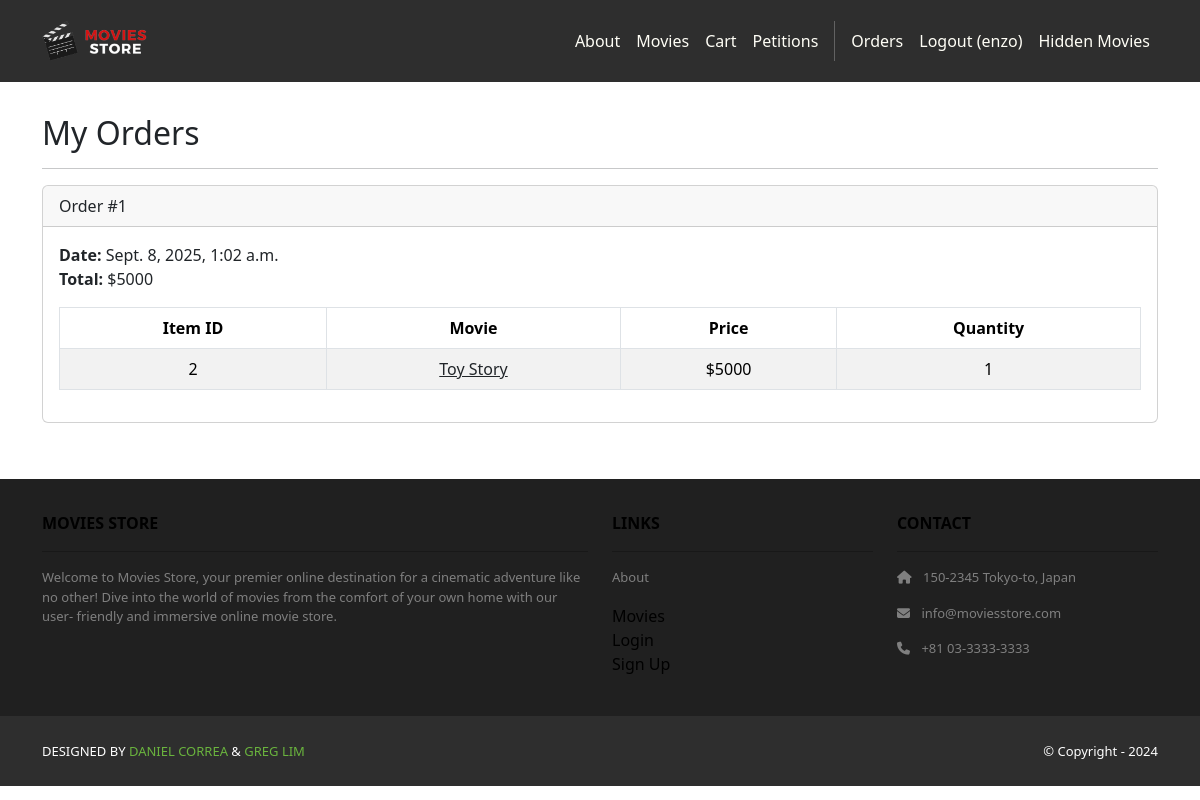
Page /accounts/orders/ (signed in) on the committed database.
### cart/models.py (models this page shows, shortened)
class Order(models.Model):
    id = models.AutoField(primary_key=True)
    total = models.IntegerField()
    date = models.DateTimeField(auto_now_add=True)
    user = models.ForeignKey(User,
        on_delete=models.CASCADE)

class Item(models.Model):
    id = models.AutoField(primary_key=True)
    price = models.IntegerField()
    quantity = models.IntegerField()
    order = models.ForeignKey(Order,
        on_delete=models.CASCADE)
    movie = models.ForeignKey(Movie,
        on_delete=models.CASCADE)

### movies/models.py (models this page shows, shortened)
class Movie(models.Model):
    id = models.AutoField(primary_key=True)
    name = models.CharField(max_length=255)
    price = models.IntegerField()
    description = models.TextField()
    image = models.ImageField(upload_to='movie_images/')
    hidden_by = models.ManyToManyField(User, related_name='hidden_movies', blank=True)

### accounts/views.py (the view)
# urls.py: path('orders/', views.orders, name='accounts.orders'),
@login_required
def orders(request):
    template_data = {}
    template_data['title'] = 'Orders'
    template_data['orders'] = request.user.order_set.all()
    return render(request, 'accounts/orders.html', {'template_data': template_data})

### accounts/templates/accounts/orders.html
{% extends 'base.html' %}
{% block content %}
<div class="p-3">
  <div class="container">
    <div class="row mt-3">
      <div class="col mx-auto mb-3">
        <h2>My Orders</h2>
        <hr />
        {% for order in template_data.orders %}
        <div class="card mb-4">
          <div class="card-header">
            Order #{{ order.id }}
          </div>
          <div class="card-body">
            <b>Date:</b> {{ order.date }}<br />
            <b>Total:</b> ${{ order.total }}<br />
            <table class="table table-bordered
              table-striped text-center mt-3">
              <thead>
                <tr>
                  <th scope="col">Item ID</th>
                  <th scope="col">Movie</th>
                  <th scope="col">Price</th>
                  <th scope="col">Quantity</th>
                </tr>
              </thead>
              <tbody>
                {% for item in order.item_set.all %}
                <tr>
                  <td>{{ item.movie.id }}</td>
                  <td>
                    <a class="link-dark"
                      href="{% url 'movies.show'
                      id=item.movie.id %}">
                      {{ item.movie.name }}
                    </a>
                  </td>
                  <td>${{ item.movie.price }}</td>
                  <td>{{ item.quantity }}</td>
                </tr>
                {% endfor %}
              </tbody>
            </table>
          </div>
        </div>
        {% endfor %}
      </div>
    </div>
  </div>
</div>
{% endblock content %}

### moviesstore/templates/base.html (shortened to what this page needs)
<!DOCTYPE html>
<html>
    {% load static %}
  <head>
    <link href="https://cdn.jsdelivr.net/npm/bootstrap@5.3.3/dist/css/bootstrap.min.css" rel="stylesheet">
    <link rel="stylesheet" href="https://cdnjs.cloudflare.com/ajax/libs/font-awesome/6.1.1/css/all.min.css">
    <link rel="stylesheet" type="text/css" href="{% static 'css/style.css' %}">
  </head>
  <body>
    <nav class="p-3 navbar navbar-dark bg-dark
         navbar-expand-lg">
      <div class="container">
        <a class="navbar-brand"
           href="{% url 'home.index' %}">
          <img src="{% static 'img/logo.png' %}" alt="logo"
               height="40" />
        </a>
        <div class="collapse navbar-collapse"
             id="navbarNavAltMarkup">
          <div class="navbar-nav ms-auto navbar-ml">
            <a class="nav-link"
               href="{% url 'home.about' %}">About</a>
            <a class="nav-link"
              href="{% url 'movies.index' %}">Movies</a>
            <a class="nav-link"
              href="{% url 'cart.index' %}">Cart</a>
            <a class="nav-link"
              href="{% url 'movies.petition_list' %}">Petitions</a>
            {% if user.is_authenticated %}
            <a class="nav-link"
              href="{% url 'accounts.orders' %}">Orders
            </a>
            <a class="nav-link"
              href="{% url 'accounts.logout' %}">Logout ({{user.username }})</a>
            <li class="nav-item">
                <a class="nav-link" href="{% url 'movies.hidden' %}">Hidden Movies</a>
            </li>
            {% else %}
            <a class="nav-link"
              href="{% url 'accounts.login' %}">Login</a>
            <a class="nav-link"
              href="{% url 'accounts.signup' %}">Sign Up
            </a>
            {% endif %}
          </div>
        </div>
      </div>
    </nav>
    <div>
      {% block content %}
      {% endblock content %}
    </div>
    <section class="p-3 ms-footer d-none d-md-block">
      <div class="container">
        <div class="row mt-3 text-black">
          <div class="col-md-6 col-lg-6 col-xl-6mx-auto mb-4">
            <b>MOVIES STORE</b>
            <hr />
            <p>
              Welcome to Movies Store, your premier online
              destination for a cinematic adventure like no
              other! Dive into the world of movies from the
              comfort of your own home with our user-
              friendly and immersive online movie store.
            </p>
          </div>
          <div class="col-md-3 col-lg-3 col-xl-3mx-auto mb-4">
            <b>LINKS</b>
            <hr />
            <p><a class="nav-link" href="{% url 'home.about' %}">
              About
            </a></p>
            <a class="nav-link" href="{% url 'movies.index' %}">Movies</a>
            <a class="nav-link"
              href="{% url 'accounts.login' %}">Login</a>
            <a class="nav-link"
              href="{% url 'accounts.signup' %}">Sign Up</a>
          </div>
          <div class="col-md-3 col-lg-3 col-xl-3 mx-automb-4">
            <b>CONTACT</b>
            <hr />
            <p><i class="fas fa-home me-2"></i>
              150-2345 Tokyo-to, Japan
            </p>
            <p><i class="fas fa-envelope me-2"></i>
              info@moviesstore.com
            </p>
            <p><i class="fas fa-phone me-2"></i>
              +81 03-3333-3333
            </p>
          </div>
        </div>
      </div>
    </section>
    <section class="p-3 ms-footer-bottom bg-dark">
      <div class="container d-flex justify-content-between">
        <div class="me-5 text-white">
          <span>DESIGNED BY
            <a href="https://www.x.com/danielgarax"
            target="_blank">DANIEL CORREA</a> &
            <a href="https://www.x.com/greglim81"
            target="_blank">GREG LIM</a>
          </span>
        </div>
        <div class="text-white">
          <span>© Copyright - 2024</span>
        </div>
      </div>
    </section>
  </body>
</html>

### moviesstore/static/css/style.css (style rules this page uses)
.ms-footer { background-color: #202020; }
.ms-footer p { color: #7F7F7F; font-size: 13px; }
.ms-footer-bottom span { font-size: 13px; line-height: 38px; }
.ms-footer-bottom a { color: #6ab43e; text-decoration: none; }
.navbar a.nav-link { color: #FFFEF6 !important; }
.bg-dark { background-color: #2E2E2E !important; }

### rows in the picture
Order: id "1", date "Sept. 8, 2025, 1:02 a.m.", total "5000"
Item: movie.id "2", movie.name "Toy Story", movie.price "5000", quantity "1"

### other values in the picture
{{ user.username }} "enzo"
